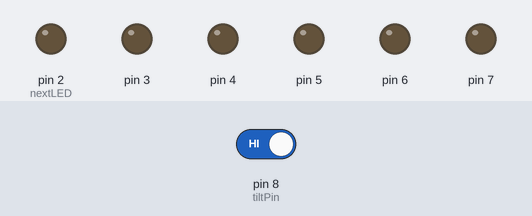
Bench run of a sketch on a simulated Arduino Uno, built with avr-gcc and run on an emulated ATmega328P. Parts: output pins drawn as LEDs (lit = HIGH). The test bench sets the inputs (shaded band); at power-on: pin 8 (tiltPin) HIGH.

Above: at 0.02 s.
At 0.17 s:
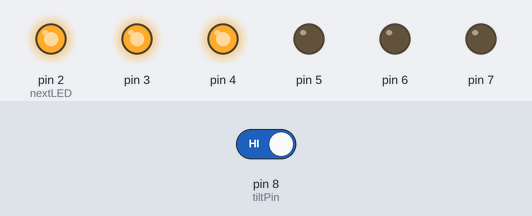
At 0.64 s:
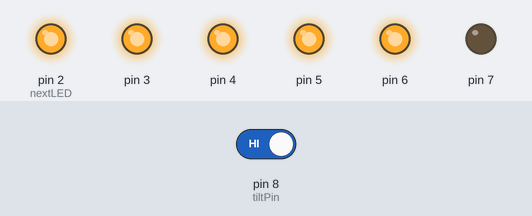
At 1.4 s:
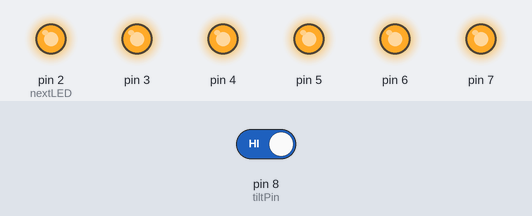
At 2.02 s:
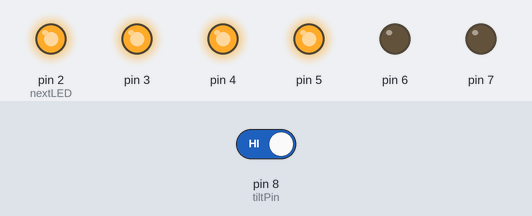
At 2.94 s:
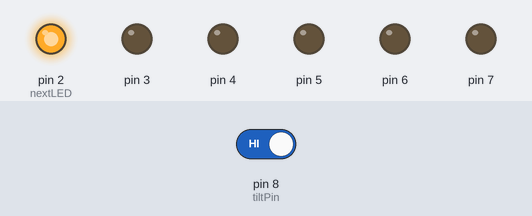
Timing chart, 0 to 3.2 s (numbered marks = the images above):
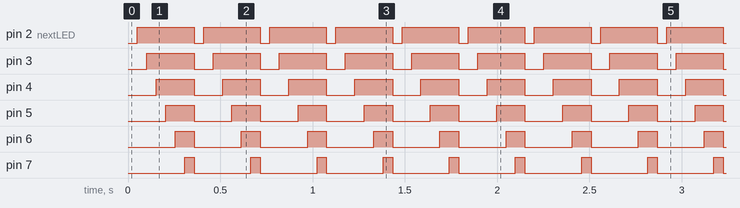

Measured:
- by itself, pin 2 (nextLED): alternates HIGH for 0.31 s and LOW for 0.05 s
- by itself, pin 3: alternates HIGH for 0.26 s and LOW for 0.10 s
- by itself, pin 4: alternates HIGH for 0.20 s and LOW for 0.15 s
- by itself, pin 5: alternates HIGH for 0.15 s and LOW for 0.20 s
- by itself, pin 6: alternates HIGH for 0.10 s and LOW for 0.26 s
- by itself, pin 7: alternates HIGH for 0.05 s and LOW for 0.31 s

The sketch:

_08_digital_hourglass.ino
```cpp
const int tiltPin = 8;

int tiltState = 0;
int prevTiltState = 0;
int nextLED = 2;

unsigned long prevTime = 0;
long interval = 50;

void setup() {
  for(int i = 2; i <= 7; i++)
    pinMode(i, OUTPUT);
  pinMode(tiltPin, INPUT);
}

void loop() {
  unsigned long currentTime = millis();
  if(currentTime - prevTime > interval){
    prevTime = currentTime;
    digitalWrite(nextLED, HIGH);
    nextLED++;
    if(nextLED == 9)
      resetLED();
  }
  tiltState = digitalRead(tiltPin);
  if(tiltState != prevTiltState){
    resetLED();
    prevTime = currentTime;
  }
  prevTiltState = tiltState;
}

void resetLED() {
  for(int i = 2; i <= 7; i++)
    digitalWrite(i, LOW);
  nextLED = 2;
}
```
